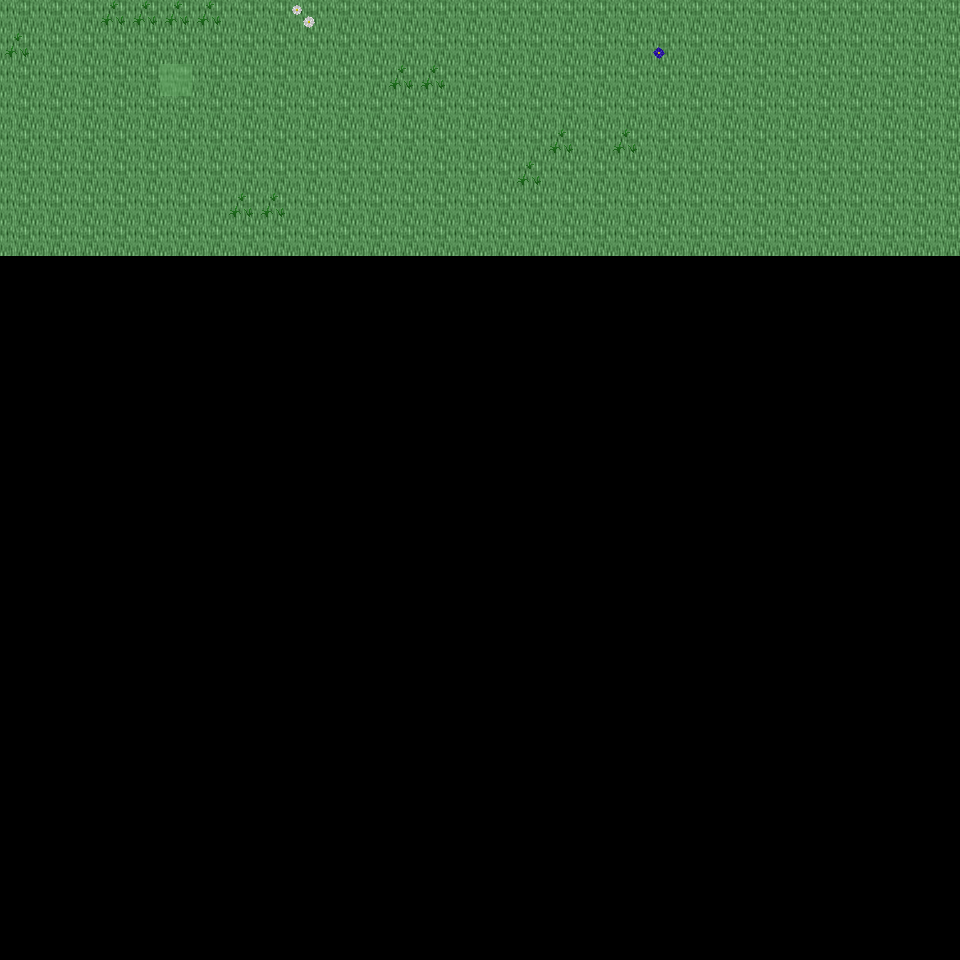

Tiled map render using the project's own tile images. Description and the map definition, with tile-layer contents summarised, below:
An orthogonal 30x30 tile map with 32x32 px tiles, 6 tile layers (Ground, Object, Object2, Above, ...), 33 tilesets and 3 objects (3x mapExit).

<map version="1.0" orientation="orthogonal" renderorder="right-down" width="30" height="30" tilewidth="32" tileheight="32" nextobjectid="4">
  <tileset firstgid="1" name="tileset_ground_ground" tilewidth="32" tileheight="32" tilecount="33" columns="3">
    <image source="../drawable/tileset_ground_ground.png" width="96" height="352" />
  </tileset>
  <tileset firstgid="34" name="tileset_ground_ice_ice" tilewidth="32" tileheight="32" tilecount="3" columns="3">
    <image source="../drawable/tileset_ground_ice_ice.png" width="96" height="32" />
  </tileset>
  <tileset firstgid="37" name="tileset_ground_water_pool" tilewidth="32" tileheight="32" tilecount="72" columns="3">
    <image source="../drawable/tileset_ground_water_pool.png" width="96" height="768" />
  </tileset>
  <tileset firstgid="109" name="tileset_ground_grass_edges" tilewidth="32" tileheight="32" tilecount="36" columns="12">
    <image source="../drawable/tileset_ground_grass_edges.png" width="384" height="96" />
  </tileset>
  <tileset firstgid="145" name="tileset_ground_ridge_ice_2" tilewidth="32" tileheight="32" tilecount="42" columns="7">
    <image source="../drawable/tileset_ground_ridge_ice_2.png" width="224" height="192" />
  </tileset>
  <tileset firstgid="187" name="tileset_ground_ridge_earth_dark" tilewidth="32" tileheight="32" tilecount="96" columns="12">
    <image source="../drawable/tileset_ground_ridge_earth_dark.png" width="384" height="256" />
  </tileset>
  <tileset firstgid="283" name="tileset_ground_rock_pebbles" tilewidth="32" tileheight="32" tilecount="3" columns="1">
    <image source="../drawable/tileset_ground_rock_pebbles.png" width="32" height="96" />
  </tileset>
  <tileset firstgid="286" name="tileset_plant_grasses" tilewidth="32" tileheight="32" tilecount="6" columns="3">
    <image source="../drawable/tileset_plant_grasses.png" width="96" height="64" />
  </tileset>
  <tileset firstgid="292" name="tileset_plant_bush_bushes" tilewidth="32" tileheight="32" tilecount="10" columns="5">
    <image source="../drawable/tileset_plant_bush_bushes.png" width="160" height="64" />
  </tileset>
  <tileset firstgid="302" name="tileset_ground_cobbled_paving" tilewidth="32" tileheight="32" tilecount="1" columns="1">
    <image source="../drawable/tileset_ground_cobbled_paving.png" width="32" height="32" />
  </tileset>
  <tileset firstgid="303" name="tileset_ground_grass_corners" tilewidth="32" tileheight="32" tilecount="24" columns="6">
    <image source="../drawable/tileset_ground_grass_corners.png" width="192" height="128" />
  </tileset>
  <tileset firstgid="327" name="tileset_plant_flower_daisy_white" tilewidth="32" tileheight="32" tilecount="8" columns="2">
    <image source="../drawable/tileset_plant_flower_daisy_white.png" width="64" height="128" />
  </tileset>
  <tileset firstgid="335" name="tileset_plant_flower_daisy_blue" tilewidth="32" tileheight="32" tilecount="8" columns="2">
    <image source="../drawable/tileset_plant_flower_daisy_blue.png" width="64" height="128" />
  </tileset>
  <tileset firstgid="343" name="tileset_item_armor_sword_rack" tilewidth="32" tileheight="32" tilecount="4" columns="2">
    <image source="../drawable/tileset_item_armor_sword_rack.png" width="64" height="64" />
  </tileset>
  <tileset firstgid="347" name="tileset_plant_stump_small_stump" tilewidth="32" tileheight="32" tilecount="4" columns="2">
    <image source="../drawable/tileset_plant_stump_small_stump.png" width="64" height="64" />
  </tileset>
  <tileset firstgid="351" name="tileset_item_postbox" tilewidth="32" tileheight="32" tilecount="4" columns="2">
    <image source="../drawable/tileset_item_postbox.png" width="64" height="64" />
  </tileset>
  <tileset firstgid="355" name="tileset_item_armor_weapons_rack" tilewidth="32" tileheight="32" tilecount="18" columns="9">
    <image source="../drawable/tileset_item_armor_weapons_rack.png" width="288" height="64" />
  </tileset>
  <tileset firstgid="373" name="tileset_item_pot_pot_golden_centred" tilewidth="32" tileheight="32" tilecount="3" columns="3">
    <image source="../drawable/tileset_item_pot_pot_golden_centred.png" width="96" height="32" />
  </tileset>
  <tileset firstgid="376" name="tileset_logic_creature_orc" tilewidth="32" tileheight="32" tilecount="6" columns="6">
    <image source="../drawable/tileset_logic_creature_orc.png" width="192" height="32" />
  </tileset>
  <tileset firstgid="382" name="tileset_logic_creature_animal" tilewidth="32" tileheight="32" tilecount="32" columns="8">
    <image source="../drawable/tileset_logic_creature_animal.png" width="256" height="128" />
  </tileset>
  <tileset firstgid="414" name="tileset_logic_creature_gnome" tilewidth="32" tileheight="32" tilecount="6" columns="6">
    <image source="../drawable/tileset_logic_creature_gnome.png" width="192" height="32" />
  </tileset>
  <tileset firstgid="420" name="tileset_logic_portal" tilewidth="32" tileheight="32" tilecount="24" columns="8">
    <image source="../drawable/tileset_logic_portal.png" width="256" height="96" />
  </tileset>
  <tileset firstgid="444" name="tileset_logic_collision" tilewidth="32" tileheight="32" tilecount="1" columns="1">
    <image source="../drawable/tileset_logic_collision.png" width="32" height="32" />
  </tileset>
  <tileset firstgid="445" name="tileset_logic_creature_frogman" tilewidth="32" tileheight="32" tilecount="3" columns="3">
    <image source="../drawable/tileset_logic_creature_frogman.png" width="96" height="32" />
  </tileset>
  <tileset firstgid="448" name="tileset_ground_water_swamp_water" tilewidth="32" tileheight="32" tilecount="33" columns="3">
    <image source="../drawable/tileset_ground_water_swamp_water.png" width="96" height="352" />
  </tileset>
  <tileset firstgid="481" name="tileset_plant_grasses_swamp" tilewidth="32" tileheight="32" tilecount="42" columns="6">
    <image source="../drawable/tileset_plant_grasses_swamp.png" width="192" height="224" />
  </tileset>
  <tileset firstgid="523" name="tileset_plant_stump_hollow_logs" tilewidth="32" tileheight="32" tilecount="6" columns="3">
    <image source="../drawable/tileset_plant_stump_hollow_logs.png" width="96" height="64" />
  </tileset>
  <tileset firstgid="529" name="tileset_plant_tree_tree_darkgreen" tilewidth="32" tileheight="32" tilecount="88" columns="8">
    <image source="../drawable/tileset_plant_tree_tree_darkgreen.png" width="256" height="352" />
  </tileset>
  <tileset firstgid="617" name="tileset_plant_tree_dead_tree_3" tilewidth="32" tileheight="32" tilecount="16" columns="4">
    <image source="../drawable/tileset_plant_tree_dead_tree_3.png" width="128" height="128" />
  </tileset>
  <tileset firstgid="633" name="tileset_building_chimney_smoke" tilewidth="32" tileheight="32" tilecount="40" columns="4">
    <image source="../drawable/tileset_building_chimney_smoke.png" width="128" height="320" />
  </tileset>
  <tileset firstgid="673" name="tileset_building_huts" tilewidth="32" tileheight="32" tilecount="338" columns="26">
    <image source="../drawable/tileset_building_huts.png" width="832" height="416" />
  </tileset>
  <tileset firstgid="1011" name="tileset_logic_creature_fowl" tilewidth="32" tileheight="32" tilecount="6" columns="6">
    <image source="../drawable/tileset_logic_creature_fowl.png" width="192" height="32" />
  </tileset>
  <tileset firstgid="1017" name="tileset_logic_creature_elemental" tilewidth="32" tileheight="32" tilecount="16" columns="8">
    <image source="../drawable/tileset_logic_creature_elemental.png" width="256" height="64" />
  </tileset>
  <layer name="Ground" width="30" height="30">
    <data>[900 cells, 240 non-empty, 1 distinct tile ids]</data>
  </layer>
  <layer name="Object" width="30" height="30">
    <data>[900 cells, 13 non-empty, 2 distinct tile ids]</data>
  </layer>
  <layer name="Object2" width="30" height="30">
    <data>[900 cells, 2 non-empty, 2 distinct tile ids]</data>
  </layer>
  <layer name="Above" width="30" height="30">
    <data>[900 cells, 0 non-empty, 0 distinct tile ids]</data>
  </layer>
  <layer name="Above2" width="30" height="30">
    <data>[900 cells, 0 non-empty, 0 distinct tile ids]</data>
  </layer>
  <layer name="Walkable" width="30" height="30">
    <data>[900 cells, 1 non-empty, 1 distinct tile ids]</data>
  </layer>
  <objectgroup name="MapEvents">
    <object id="1" name="north" type="mapExit" x="0" y="0" width="960" height="32">
      <properties>
        <property name="map" value="level_0_x188_y45" />
        <property name="x" value="0" />
        <property name="y" value="28" />
      </properties>
    </object>
    <object id="2" name="west" type="mapExit" x="0" y="0" width="32" height="960">
      <properties>
        <property name="map" value="level_0_x187_y46" />
        <property name="x" value="28" />
        <property name="y" value="0" />
      </properties>
    </object>
    <object id="3" name="east" type="mapExit" x="928" y="0" width="32" height="960">
      <properties>
        <property name="map" value="level_0_x189_y46" />
        <property name="x" value="1" />
        <property name="y" value="0" />
      </properties>
    </object>
  </objectgroup>
</map>
